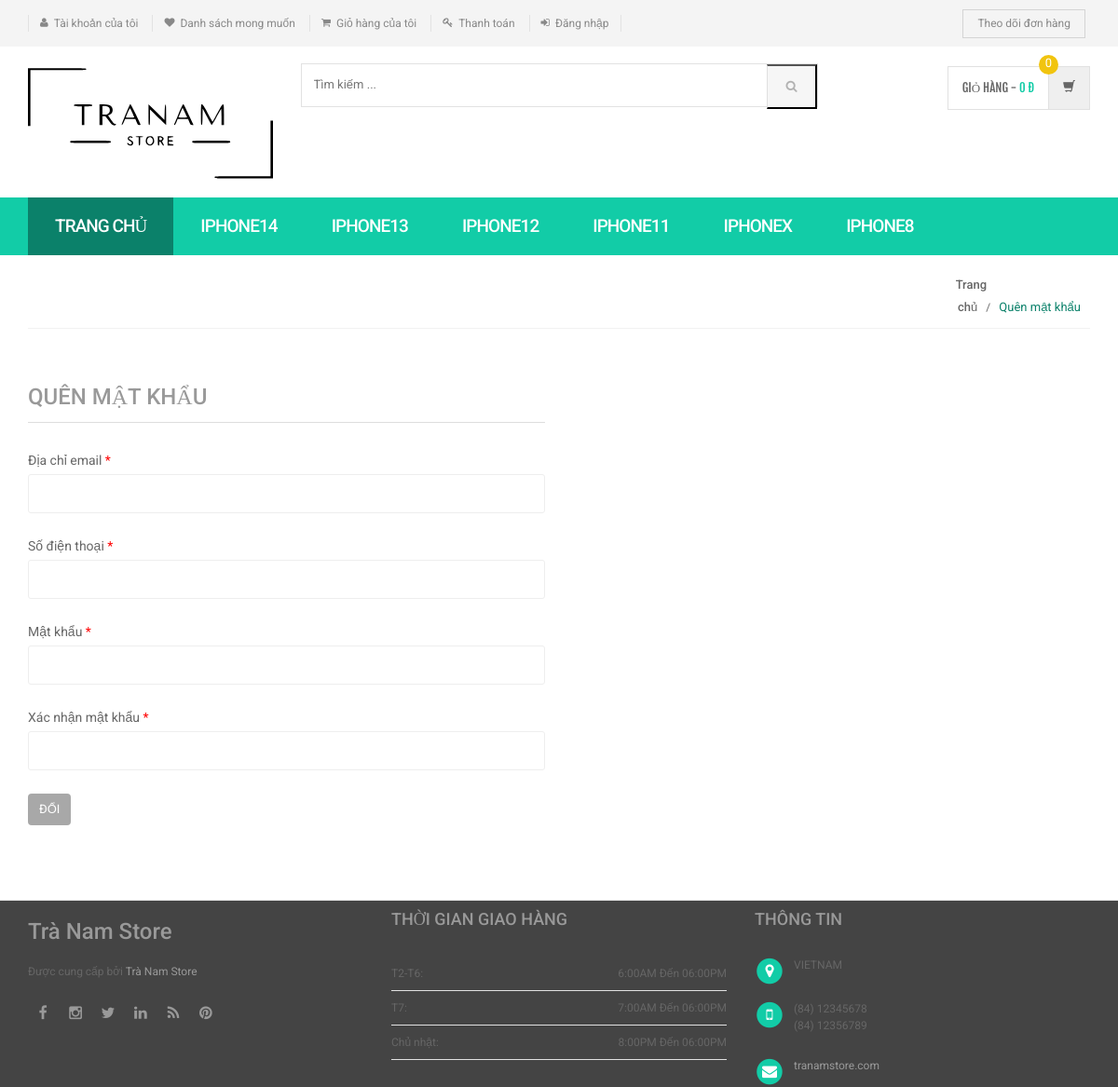
/forgot-password.php, run on the app's committed database.
### tables this page shows
CREATE TABLE `category` (
  `id` int(11) NOT NULL,
  `categoryName` varchar(50) DEFAULT NULL,
  `categoryDescription` longtext DEFAULT NULL,
  `creationDate` timestamp NOT NULL DEFAULT current_timestamp(),
  `updationDate` varchar(50) DEFAULT NULL
);

### includes/menu-bar.php (the view, shortened to what this page needs)
<div class="header-nav animate-dropdown">
    <div class="container">
        <div class="yamm navbar navbar-default" role="navigation">
            <div class="nav-bg-class">
                <div class="navbar-collapse collapse" id="mc-horizontal-menu-collapse">
                    <div class="nav-outer">
                        <ul class="nav navbar-nav">
                            <li class="active dropdown yamm-fw">
                                <a href="index.php" data-hover="dropdown" class="dropdown-toggle">Trang chủ</a>
                            </li>
                            <?php $sql = mysqli_query($con, "select id,categoryName  from category limit 6");
                            while ($row = mysqli_fetch_array($sql)) {
                            ?>
                                <li class="dropdown yamm">
                                    <a href="category.php?cid=<?php echo $row['id']; ?>"> <?php echo $row['categoryName']; ?></a>
                                </li>
                            <?php } ?>
                        </ul>
                        <div class="clearfix"></div>
                    </div>
                </div>
            </div>
        </div>
    </div>
</div>

### assets/css/green.css (style rules this page uses)
body { background-color:#fff; color:#666; }
a, a:visited { color:#C1392B; }

### assets/css/lightbox.css (style rules this page uses)
body:after { content: url(../images/close.png) url(../images/loading.gif) url(../images/prev.png) url(../images/next.png); display: none; }

### assets/css/blue.css (style rules this page uses)
a { color: #3498db; }
.header-style-1 .header-nav { background: #3498db; }
.cnt-home .header-style-1 .header-nav .navbar .navbar-nav > li.active { background: #1d6ca1; }

### assets/css/red.css (style rules this page uses)
a { color: #ff6c6c; }
.header-style-1 .header-nav { background: #ff6c6c; }
.cnt-home .header-style-1 .header-nav .navbar .navbar-nav > li.active { background: #ff1a1a; }

### assets/css/orange.css (style rules this page uses)
a { color: #f39c12; }
.header-style-1 .header-nav { background: #f39c12; }
.cnt-home .header-style-1 .header-nav .navbar .navbar-nav > li.active { background: #ab6c09; }

### assets/css/dark-green.css (style rules this page uses)
body { background-color:#fff; color:#666; }
a, a:visited { color:#C1392B; }

### data on the page
category: categoryName "IPHONE14"
category: categoryName "IPHONE13"
category: categoryName "IPHONE12"
category: categoryName "IPHONE11"
category: categoryName "IPHONEX"
category: categoryName "IPHONE8"
